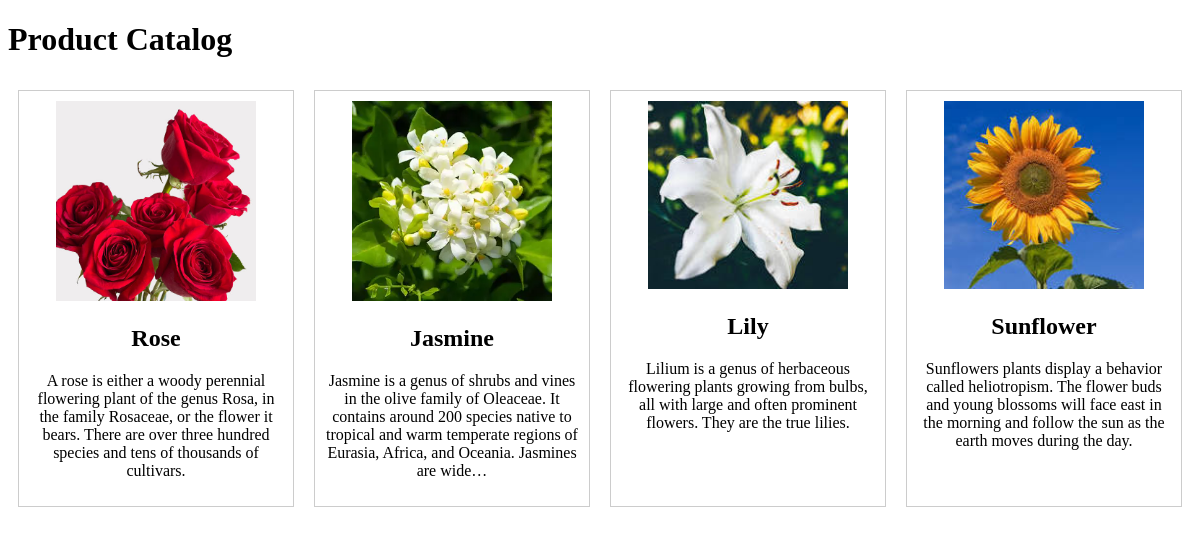
The app's page /gallery/products/ with its own data.
### gallery/models.py (models this page shows, shortened)
class Product(models.Model):
    name = models.CharField(max_length=100)
    description = models.TextField()
    image = models.ImageField(upload_to="gallery/")
    created_at = models.DateTimeField(auto_now_add=True)
    updated_at = models.DateTimeField(auto_now=True)

### gallery/views.py (the view)
# urls.py: path("", product_list, name="product_list"),
def product_list(request):
    products = Product.objects.all()
    return render(request, template_name="gallery/product_list.html", context={'products' : products})

### gallery/templates/gallery/product_list.html (shortened to what this page needs)
<!DOCTYPE html>
<html lang="en">
<head>
</head>
<body>
    <h1>Product Catalog</h1>
    <ul class="product-list">
        {% for product in products %}
        <li class="product-item">
            <a href="#"><img src="{{product.image.url}}" alt="{{product.name}}" width="200"></a>
            <h2>{{product.name}}</h2>
            <p title="{{product.description}}" data-bs-toggle="modal" data-bs-target="#exampleModal">{{product.description | truncatechars:"200"}}</p>
        </li>
        {% endfor %}
    </ul>
</body>
</html>

### gallery/templates/gallery/product_list.html (style rules this page uses)
.product-list { display: flex; flex-wrap: wrap; justify-content: space-between; list-style: none; padding: 0; }
.product-item { flex: 1; max-width: 30%; margin: 10px; border: 1px solid #ccc; padding: 10px; text-align: center; }

### records on screen
Product: image (picture), name "Rose", description "A rose is either a woody perennial flowering plant of the genus Rosa, in the family Rosaceae, or the flower it bears. There are over three hundred species and tens of thousands of cultivars."
Product: image (picture), name "Jasmine", description "Jasmine is a genus of shrubs and vines in the olive family of Oleaceae. It contains around 200 species native to tropical and warm temperate regions of Eurasia, Africa, and Oceania. Jasmines are wide…"
Product: image (picture), name "Lily", description "Lilium is a genus of herbaceous flowering plants growing from bulbs, all with large and often prominent flowers. They are the true lilies."
Product: image (picture), name "Sunflower", description "Sunflowers plants display a behavior called heliotropism. The flower buds and young blossoms will face east in the morning and follow the sun as the earth moves during the day."
